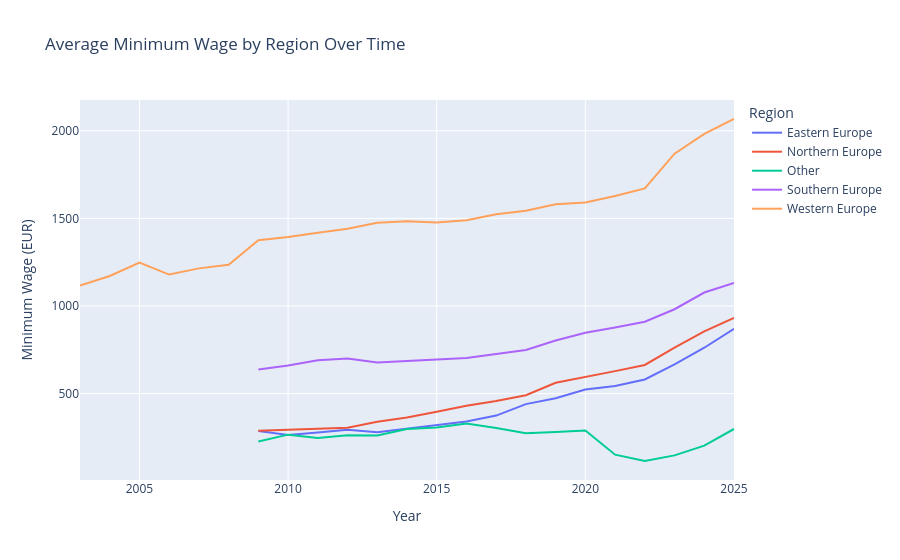

The notebook cell this image was saved under:
### Markdown cell above
### Figure 7: Average Minimum Wage by Region Over Time

This regional line chart compares average minimum wage levels across European regions. All regions show an upward trend, but the level of minimum wages remains very different across Europe. Western Europe consistently has the highest average minimum wage, while Eastern Europe starts from a much lower level but grows noticeably over time. The graph therefore illustrates both persistent regional gaps and gradual convergence.

### Code cell
fig1 = px.line(
    region_avg,
    x='year',
    y='min_wage_eur',
    color='region',
    title='Average Minimum Wage by Region Over Time',
    labels={'min_wage_eur': 'Minimum Wage (EUR)', 'year': 'Year', 'region': 'Region'}
)
fig1.show()

### Figure 1 — Plotly figure (JSON) as saved in the notebook; plotly's stock layout.template omitted (floating-point values rounded to 4 significant figures)
{"data": [{"hovertemplate": "Region=Eastern Europe<br>Year=%{x}<br>Minimum Wage (EUR)=%{y}<extra></extra>", "legendgroup": "Eastern Europe", "line": {"color": "#636efa", "dash": "solid"}, "marker": {"symbol": "circle"}, "mode": "lines", "name": "Eastern Europe", "orientation": "v", "showlegend": true, "type": "scatter", "x": [2009, 2010, 2011, 2012, 2013, 2014, 2015, 2016, 2017, 2018, 2019, 2020, 2021, 2022, 2023, 2024, 2025], "xaxis": "x", "y": [286.4, 263.8, 278.3, 293.3, 279.9, 299.8, 320.3, 341.1, 374.5, 440.1, 473.5, 522.9, 542.9, 580.8, 666.4, 761.8, 869.4], "yaxis": "y"}, {"hovertemplate": "Region=Northern Europe<br>Year=%{x}<br>Minimum Wage (EUR)=%{y}<extra></extra>", "legendgroup": "Northern Europe", "line": {"color": "#EF553B", "dash": "solid"}, "marker": {"symbol": "circle"}, "mode": "lines", "name": "Northern Europe", "orientation": "v", "showlegend": true, "type": "scatter", "x": [2009, 2010, 2011, 2012, 2013, 2014, 2015, 2016, 2017, 2018, 2019, 2020, 2021, 2022, 2023, 2024, 2025], "xaxis": "x", "y": [288.2, 292.7, 300.8, 304.6, 338.9, 363.3, 395.9, 431.2, 458.1, 490.7, 561.6, 593.0, 628.3, 663.6, 763.0, 855.1, 932.3], "yaxis": "y"}, {"hovertemplate": "Region=Other<br>Year=%{x}<br>Minimum Wage (EUR)=%{y}<extra></extra>", "legendgroup": "Other", "line": {"color": "#00cc96", "dash": "solid"}, "marker": {"symbol": "circle"}, "mode": "lines", "name": "Other", "orientation": "v", "showlegend": true, "type": "scatter", "x": [2009, 2010, 2011, 2012, 2013, 2014, 2015, 2016, 2017, 2018, 2019, 2020, 2021, 2022, 2023, 2024, 2025], "xaxis": "x", "y": [226.8, 265.8, 246.8, 262.4, 260.9, 297.4, 306.7, 329.6, 303.2, 274.4, 280.6, 289.3, 151.5, 115.4, 147.6, 203.1, 298.0], "yaxis": "y"}, {"hovertemplate": "Region=Southern Europe<br>Year=%{x}<br>Minimum Wage (EUR)=%{y}<extra></extra>", "legendgroup": "Southern Europe", "line": {"color": "#ab63fa", "dash": "solid"}, "marker": {"symbol": "circle"}, "mode": "lines", "name": "Southern Europe", "orientation": "v", "showlegend": true, "type": "scatter", "x": [2009, 2010, 2011, 2012, 2013, 2014, 2015, 2016, 2017, 2018, 2019, 2020, 2021, 2022, 2023, 2024, 2025], "xaxis": "x", "y": [637.8, 659.9, 690.3, 699.9, 677.1, 687.4, 694.4, 703.2, 726.5, 748.7, 803.3, 847.5, 877.4, 910.3, 981.5, 1077.0, 1132.0], "yaxis": "y"}, {"hovertemplate": "Region=Western Europe<br>Year=%{x}<br>Minimum Wage (EUR)=%{y}<extra></extra>", "legendgroup": "Western Europe", "line": {"color": "#FFA15A", "dash": "solid"}, "marker": {"symbol": "circle"}, "mode": "lines", "name": "Western Europe", "orientation": "v", "showlegend": true, "type": "scatter", "x": [2003, 2004, 2005, 2006, 2007, 2008, 2009, 2010, 2011, 2012, 2013, 2014, 2015, 2016, 2017, 2018, 2019, 2020, 2021, 2022, 2023, 2024, 2025], "xaxis": "x", "y": [1116.0, 1171.0, 1248.0, 1179.0, 1215.0, 1235.0, 1375.0, 1393.0, 1418.0, 1441.0, 1474.0, 1484.0, 1476.0, 1489.0, 1523.0, 1543.0, 1580.0, 1590.0, 1627.0, 1671.0, 1869.0, 1982.0, 2067.0], "yaxis": "y"}], "layout": {"legend": {"title": {"text": "Region"}, "tracegroupgap": 0}, "title": {"text": "Average Minimum Wage by Region Over Time"}, "xaxis": {"anchor": "y", "domain": [0, 1], "title": {"text": "Year"}}, "yaxis": {"anchor": "x", "domain": [0, 1], "title": {"text": "Minimum Wage (EUR)"}}}}
